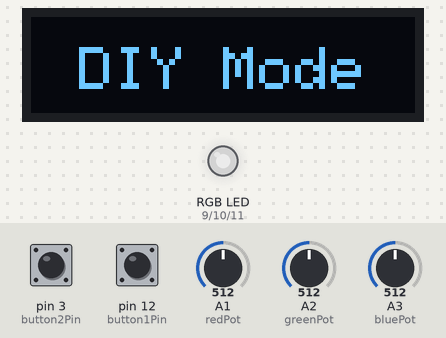
Simulated run of this sketch. Board: Arduino Nano, built with avr-gcc and run on an emulated ATmega328P. Parts: 128×32 one-colour display, an RGB LED mixed from three pins (HIGH = lit). The inputs (shaded band) are chosen by the test bench; at power-on: pin 3 (button2Pin) HIGH, pin 12 (button1Pin) HIGH, A1 (redPot) = 512, A2 (greenPot) = 512, A3 (bluePot) = 512. Dim RGB values are drawn brighter than linear; random numbers use the default seed unless the sketch sets one; what the sketch prints to the serial monitor is not drawn.

Above: at 3.2 s.
3.3 s: pin 3 (button2Pin) pulled LOW for 0.15 s
At 3.7 s:
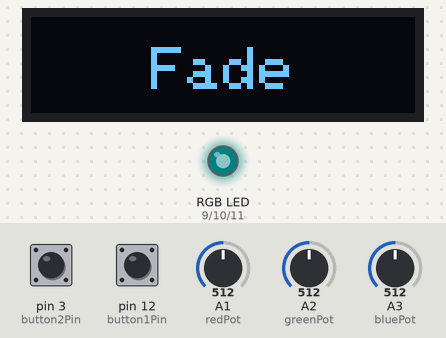
4.0 s: pin 12 (button1Pin) pulled LOW for 0.15 s
At 4.8 s:
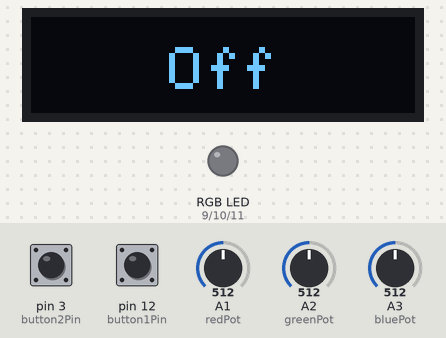
5.7 s: pin 3 (button2Pin) pulled LOW for 1 s
At 7.1 s:
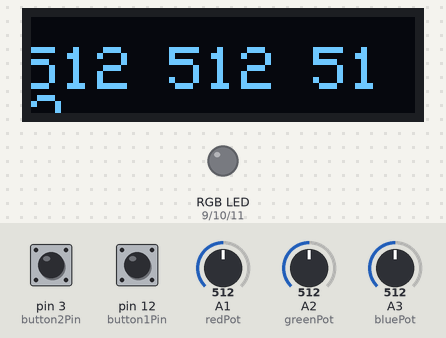
8.2 s: A1 (redPot) set to 716
At 8.8 s:
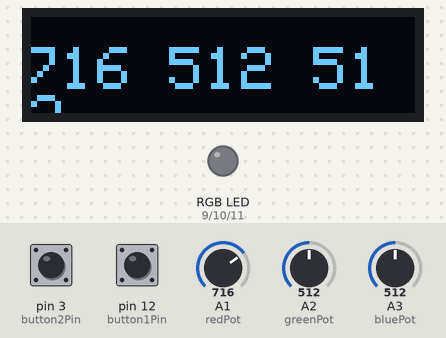
9.7 s: pin 12 (button1Pin) pulled LOW for 0.15 s
At 10.9 s:
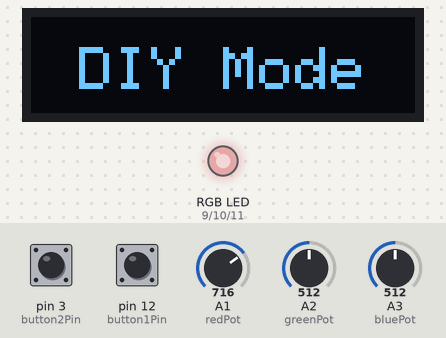
11.4 s: A2 (greenPot) set to 716
At 12.6 s:
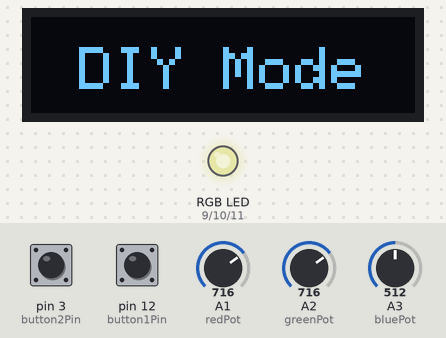
Timing chart, 0 to 13.9 s (numbered marks = the images above; inputs shaded):
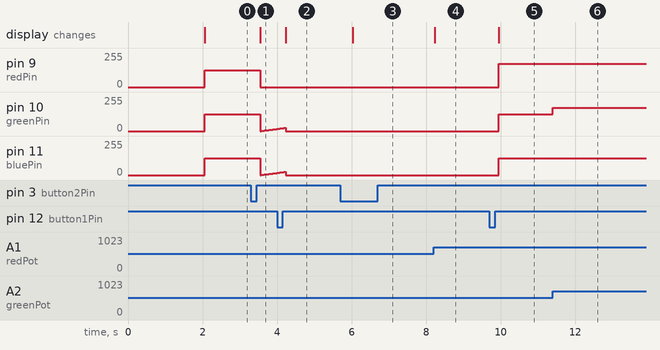

The sketch:

src.ino
```cpp
////////////////////////////////////////////////////////////////////////
//
//  ###
//   #  #    #  ####  #      #    # #####  ######  ####
//   #  ##   # #    # #      #    # #    # #      #
//   #  # #  # #      #      #    # #    # #####   ####
//   #  #  # # #      #      #    # #    # #           #
//   #  #   ## #    # #      #    # #    # #      #    #
//  ### #    #  ####  ######  ####  #####  ######  ####
//
////////////////////////////////////////////////////////////////////////
#include <Adafruit_GFX.h>
#include <Adafruit_I2CDevice.h>
#include <Adafruit_SSD1306.h>
#include <OneButton.h>
#include <SPI.h>
#include <Wire.h>

#include "ColourFade.h"
#include "Streaming.h"

////////////////////////////////////////////////////////////////////////
//
//  ######
//  #     # ###### ###### # #    # # ##### #  ####  #    #  ####
//  #     # #      #      # ##   # #   #   # #    # ##   # #
//  #     # #####  #####  # # #  # #   #   # #    # # #  #  ####
//  #     # #      #      # #  # # #   #   # #    # #  # #      #
//  #     # #      #      # #   ## #   #   # #    # #   ## #    #
//  ######  ###### #      # #    # #   #   #  ####  #    #  ####
//
////////////////////////////////////////////////////////////////////////
#define redPin 9
#define greenPin 10
#define bluePin 11

#define redPot A1
#define greenPot A2
#define bluePot A3

#define potMin 20
#define potMax 1024

#define button1Pin 12
#define button2Pin 3

#define SCREEN_WIDTH 128
#define SCREEN_HEIGHT 32
#define OLED_RESET 4

////////////////////////////////////////////////////////////////////////
//
//  #     #
//  #     #   ##   #####  #####  #    #   ##   #####  ######
//  #     #  #  #  #    # #    # #    #  #  #  #    # #
//  ####### #    # #    # #    # #    # #    # #    # #####
//  #     # ###### #####  #    # # ## # ###### #####  #
//  #     # #    # #   #  #    # ##  ## #    # #   #  #
//  #     # #    # #    # #####  #    # #    # #    # ######
//
////////////////////////////////////////////////////////////////////////
// * Effects
ColourFade colourFade(redPin, greenPin, bluePin, 20);

// * Screen
Adafruit_SSD1306 display(SCREEN_WIDTH, SCREEN_HEIGHT, &Wire, OLED_RESET);

OneButton button1(button1Pin, true);
OneButton button2(button2Pin, true);

////////////////////////////////////////////////////////////////////////
//
//  #     #
//  #     #   ##   #####  #   ##   #####  #      ######  ####
//  #     #  #  #  #    # #  #  #  #    # #      #      #
//  #     # #    # #    # # #    # #####  #      #####   ####
//   #   #  ###### #####  # ###### #    # #      #           #
//    # #   #    # #   #  # #    # #    # #      #      #    #
//     #    #    # #    # # #    # #####  ###### ######  ####
//
////////////////////////////////////////////////////////////////////////
int redPercentage;
int greenPercentage;
int bluePercentage;

int totalModes;
int mode = 0;

////////////////////////////////////////////////////////////////////////
//
//  ######                                                #####
//  #     # #####   ####   ####  ####¦#    ##   #    #    #     # #####   ##   #####  ##### #    # #####
//  #     # #    # #    # #    # #    #  #  #  ##  ##    #         #    #  #  #    #   #   #    # #    #
//  ######  #    # #    # #      #    # #    # # ## #     #####    #   #    # #    #   #   #    # #    #
//  #       #####  #    # #  ### #####  ###### #    #          #   #   ###### #####    #   #    # #####
//  #       #   #  #    # #    # #   #  #    # #    #    #     #   #   #    # #   #    #   #    # #
//  #       #    #  ####   ####  #    # #    # #    #     #####    #   #    # #    #   #    ####  #
//
////////////////////////////////////////////////////////////////////////
void setup() {
  Serial.begin(115200);
  Serial << "| RGB Torch |" << endl;

  pinMode(redPot, INPUT);
  pinMode(greenPot, INPUT);
  pinMode(bluePot, INPUT);

  pinMode(redPin, OUTPUT);
  pinMode(greenPin, OUTPUT);
  pinMode(bluePin, OUTPUT);

  pinMode(button1Pin, INPUT_PULLUP);

  startScreen();
  startButtons();
}

///////////////////////////////////////////////////////////////////////
//
//  #     #                    ######
//  ##   ##   ##   # #    #    #     # #####   ####   ####  #####    ##   #    #
//  # # # #  #  #  # ##   #    #     # #    # #    # #    # #    #  #  #  ##  ##
//  #  #  # #    # # # #  #    ######  #    # #    # #      #    # #    # # ## #
//  #     # ###### # #  # #    #       #####  #    # #  ### #####  ###### #    #
//  #     # #    # # #   ##    #       #   #  #    # #    # #   #  #    # #    #
//  #     # #    # # #    #    #       #    #  ####   ####  #    # #    # #    #
//
///////////////////////////////////////////////////////////////////////
void loop() {
  button1.tick();
  button2.tick();
  totalModes = 3;

  if (mode == 0) {
    middleText(F("DIY Mode"));
    diy();

  } else if (mode == 1) {
    middleText(F("Fade"));
    colourFade.run();

  } else if (mode == 2) {
    off();

  } else if (mode == 3) {
    debug();
  }
}
```

ColourFade.cpp
```cpp
#include "ColourFade.h"

#include "Arduino.h"
#include "Streaming.h"
using namespace std;

ColourFade::ColourFade(int redPin, int greenPin, int bluePin, int interval) {
  this->redPin = redPin;
  this->greenPin = greenPin;
  this->bluePin = bluePin;
  this->interval = interval;
}

//////////////////////////////////////////////////////////////////////////////
//
//  ######
//  #     # #    # #    #
//  #     # #    # ##   #
//  ######  #    # # #  #
//  #   #   #    # #  # #
//  #    #  #    # #   ##
//  #     #  ####  #    #
//
//////////////////////////////////////////////////////////////////////////////
void ColourFade::run() {
  run(interval);
}

void ColourFade::run(int wait) {
  currentMillis = millis();

  if (currentMillis - lastMillis >= wait) {
    lastMillis = currentMillis;

    if (newRed - oldRed != 0 || newGreen - oldGreen != 0 || newBlue - oldBlue != 0) {
      oldRed = upDown(newRed, oldRed);
      oldGreen = upDown(newGreen, oldGreen);
      oldBlue = upDown(newBlue, oldBlue);
    }

    else if (newRed - oldRed == 0 && newGreen - oldGreen == 0 && newBlue - oldBlue == 0) {
      chooseNewColour();
    }

    updateLEDs();
  }
}

//////////////////////////////////////////////////////////////////////////////
//
//  #####                                         #####
// #     # #    #   ##   #    #  ####  ######    #     # #####  ###### ###### #####
// #       #    #  #  #  ##   # #    # #         #       #    # #      #      #    #
// #       ###### #    # # #  # #      #####      #####  #    # #####  #####  #    #
// #       #    # ###### #  # # #  ### #               # #####  #      #      #    #
// #     # #    # #    # #   ## #    # #         #     # #      #      #      #    #
//  #####  #    # #    # #    #  ####  ######     #####  #      ###### ###### #####
//
//////////////////////////////////////////////////////////////////////////////
void ColourFade::changeSpeed(int interval) {
  run();

  speedChangeCurrentMillis = millis();

  if (speedChangeCurrentMillis - speedChangeLastMillis >= interval) {
    speedChangeLastMillis = speedChangeCurrentMillis;

    if (slowDown) {
      if (getInterval() >= 3)
        setInterval(getInterval() - 1);
      else
        slowDown = false;
    }

    else if (!slowDown) {
      if (getInterval() <= initialInterval)
        setInterval(getInterval() + 1);
      else
        slowDown = true;
    }
  }
}

//////////////////////////////////////////////////////////////////////////////
//
// ###
//  #  #    # ##### ###### #####  #    #   ##   #
//  #  ##   #   #   #      #    # #    #  #  #  #
//  #  # #  #   #   #####  #    # #    # #    # #
//  #  #  # #   #   #      #####  #    # ###### #
//  #  #   ##   #   #      #   #   #  #  #    # #
// ### #    #   #   ###### #    #   ##   #    # ######
//
//////////////////////////////////////////////////////////////////////////////
void ColourFade::setInterval(int interval) {
  this->interval = interval;
}

int ColourFade::getInterval() {
  return interval;
}

void ColourFade::reset() {
  oldRed = 0;
  oldGreen = 0;
  oldBlue = 0;
}

void ColourFade::chooseNewColour()  // need to include the rndom seed here
{
  randomSeed(analogRead(0));

  uint32_t newColour = colours[random(0, 24)];  // Pick a random colour from the table

  newRed = (newColour & 0xff0000) >> 16;
  newGreen = (newColour & 0x00ff00) >> 8;
  newBlue = (newColour & 0x0000ff);
}

int ColourFade::upDown(int newVal, int oldVal) {
  if (newVal - oldVal > 0)
    return oldVal + 1;
  else if (newVal - oldVal < 0)
    return oldVal - 1;
  else if (newVal - oldVal == 0)
    return newVal;

  return 0;  // * Removes warning, check this *NB*
}

void ColourFade::updateLEDs() {
  analogWrite(redPin, oldRed);
  analogWrite(greenPin, oldGreen);
  analogWrite(bluePin, oldBlue);
}
```

ColourFade.h
```cpp
#ifndef COLOURFADE_H
#define COLOURFADE_H

class ColourFade {
 public:
  ColourFade(int redPin, int greenPin, int bluePin, int interval);  // Constructor

  void run();
  void run(int wait);
  void reset();
  void changeSpeed(int interval);  // Time to change to next speed
  void setInterval(int interval);
  void updateLEDs();

  int getInterval();

  void chooseNewColour();
  int upDown(int newVal, int oldVal);

 private:
  unsigned long colours[24] = {  // https://www.w3schools.com/colors/colors_picker.asp
      0xff4000, 0xff8000, 0xffbf00, 0xffff00, 0xbfff00, 0x80ff00,
      0x40ff00, 0x00ff00, 0x00ff40, 0x00ff80, 0x00ffbf, 0x00ffff,
      0x00bfff, 0x0080ff, 0x0040ff, 0x0000ff, 0x4000ff, 0x8000ff,
      0xbf00ff, 0xff00ff, 0xff00bf, 0xff0080, 0xff0040, 0xff0000};

  int initialInterval;

  bool slowDown;

  int totalLEDs;

  int oldRed;
  int oldGreen;
  int oldBlue;

  int newRed;
  int newGreen;
  int newBlue;

  int redPin;
  int greenPin;
  int bluePin;

  // Timing Stuff
  long currentMillis;
  long lastMillis;
  int interval;

  long speedChangeCurrentMillis;
  long speedChangeLastMillis;
};
#endif
```

X_modes.ino
```cpp
void diy() {
  int red;
  int green;
  int blue;

  int lim = 50;
  if (analogRead(redPot) < lim) {
    red = 0;
  } else {
    red = analogRead(redPot);
  }

  if (analogRead(greenPot) < lim) {
    green = 0;
  } else {
    green = analogRead(greenPot);
  }

  if (analogRead(bluePot) < lim) {
    blue = 0;
  } else {
    blue = analogRead(bluePot);
  }

  redPercentage = map(red, 0, potMax, 0, 100);
  greenPercentage = map(green, 0, potMax, 0, 100);
  bluePercentage = map(blue, 0, potMax, 0, 100);

  analogWrite(redPin, map(redPercentage, 0, 100, 0, 255));
  analogWrite(greenPin, map(greenPercentage, 0, 100, 0, 255));
  analogWrite(bluePin, map(bluePercentage, 0, 100, 0, 255));
}

void debug() {
  // middleText("1234567890");
  // middleText(String(analogRead(redPot) + "," + analogRead(greenPot) + analogRead(bluePot)));

  String string = String(analogRead(redPot));
  string.concat(" ");
  string.concat(analogRead(greenPot));
  string.concat(" ");
  string.concat(analogRead(bluePot));
  debugText(string);
}

void off() {
  middleText(F("Off"));

  analogWrite(redPin, 0);
  analogWrite(greenPin, 0);
  analogWrite(bluePin, 0);
}
```

x_Screen.ino
```cpp
void startScreen() {
  // SSD1306_SWITCHCAPVCC = generate display voltage from 3.3V internally
  if (!display.begin(SSD1306_SWITCHCAPVCC)) {
    for (;;) {
      Serial << "Can't talk to screen" << endl;
      delay(1000);
    }
  }
  display.setRotation(4);

  middleText(F("RGB Torch"));

  delay(2000);
}

void text(String text) {
  display.clearDisplay();

  display.setTextSize(2);               // Normal 1:1 pixel scale
  display.setTextColor(SSD1306_WHITE);  // Draw white text
  display.setCursor(0, 0);              // Start at top-left corner
  display.println(text);
  display.display();
}

void middleText(String text) {
  display.clearDisplay();

  display.setTextSize(2);                        // Normal 1:1 pixel scale
  display.setTextColor(SSD1306_WHITE);           // Draw white text
  display.setCursor(middle(text.length()), 10);  // Start at top-left corner
  display.println(text);
  display.display();
}

void debugText(String text) {
  display.clearDisplay();

  display.setTextSize(2);                        // Normal 1:1 pixel scale
  display.setTextColor(SSD1306_WHITE);           // Draw white text
  display.setCursor(middle(text.length()), 10);  // Start at top-left corner
  display.println(text);
  display.display();
}

int middle(int textWidth) {
  // Can show a total of 10 characters
  int screenWidth = display.width();
  int charWidth = 12;

  return (screenWidth / 2) - ((charWidth * textWidth) / 2);
}

void border() {
  display.clearDisplay();

  display.drawRect(0, 0, display.width(), display.height(), SSD1306_WHITE);
  display.display();
}
```

x_buttons.ino
```cpp
void startButtons() {
  button1.attachClick(button1Clicked);
  button1.setDebounceTicks(50);
  button1.attachLongPressStart(button1Held);
  button1.setPressTicks(250);

  button2.attachClick(button1Clicked);
  button2.setDebounceTicks(50);
  button2.attachLongPressStart(button1Held);
  button2.setPressTicks(250);
}

void button1Clicked() {
  if (mode < totalModes - 1) {
    mode++;
  } else {
    mode = 0;
  }
}

void button1Held() {
  mode = totalModes;
}

void button2Clicked() {
  Serial << "Button One Clicked" << endl;
}

void button2Held() {
  Serial << "Button One Held" << endl;
}
```

Measured:
- after the input at 3.3 s, pin 9 (redPin): 127/255 → 0/255 after 0.25 s; the display: changes after 0.25 s (image 1)
- after the input at 4.0 s, the display: changes after 0.24 s (image 2)
- after the input at 5.7 s, the display: changes after 0.33 s (image 3)
- after the input at 8.2 s, the display: changes at once (image 4)
- after the input at 9.7 s, pin 9 (redPin): 0/255 → 175/255 after 0.25 s; pin 10 (greenPin), pin 11 (bluePin): 0/255 → 127/255 after 0.25 s; the display: changes after 0.25 s (image 5)
- after the input at 11.4 s, pin 10 (greenPin): 127/255 → 175/255 at once
- by itself, pin 10 (greenPin), pin 11 (bluePin): rises from 16/255 to 24/255 in 0.19 s, then falls to 0/255 in 0.03 s
